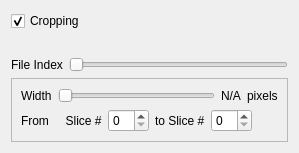
          <widget class="QWidget" name="page">
           <property name="geometry">
            <rect>
             <x>0</x>
             <y>0</y>
             <width>299</width>
             <height>153</height>
            </rect>
           </property>
           <attribute name="label">
            <string>Crop</string>
           </attribute>
           <layout class="QVBoxLayout" name="verticalLayout_4">
            <item>
             <widget class="QCheckBox" name="cropping_checkBox">
              <property name="text">
               <string>Cropping</string>
              </property>
              <property name="checked">
               <bool>true</bool>
              </property>
             </widget>
            </item>
            <item>
             <widget class="QWidget" name="crop_widget" native="true">
              <property name="sizePolicy">
               <sizepolicy hsizetype="Preferred" vsizetype="Expanding">
                <horstretch>0</horstretch>
                <verstretch>0</verstretch>
               </sizepolicy>
              </property>
             </widget>
            </item>
            <item>
             <layout class="QHBoxLayout" name="horizontalLayout_2">
              <item>
               <widget class="QLabel" name="label_5">
                <property name="text">
                 <string>File Index</string>
                </property>
               </widget>
              </item>
              <item>
               <widget class="QSlider" name="crop_file_index_horizontalSlider">
                <property name="orientation">
                 <enum>Qt::Horizontal</enum>
                </property>
               </widget>
              </item>
             </layout>
            </item>
            <item>
             <widget class="QFrame" name="crop_frame">
              <property name="enabled">
               <bool>true</bool>
              </property>
              <property name="frameShape">
               <enum>QFrame::StyledPanel</enum>
              </property>
              <property name="frameShadow">
               <enum>QFrame::Raised</enum>
              </property>
              <layout class="QVBoxLayout" name="verticalLayout_5">
               <item>
                <layout class="QHBoxLayout" name="horizontalLayout_3">
                 <item>
                  <widget class="QLabel" name="label_6">
                   <property name="text">
                    <string>Width</string>
                   </property>
                  </widget>
                 </item>
                 <item>
                  <widget class="QSlider" name="crop_width_horizontalSlider">
                   <property name="singleStep">
                    <number>2</number>
                   </property>
                   <property name="orientation">
                    <enum>Qt::Horizontal</enum>
                   </property>
                  </widget>
                 </item>
                 <item>
                  <widget class="QLabel" name="crop_width_label">
                   <property name="text">
                    <string>N/A</string>
                   </property>
                  </widget>
                 </item>
                 <item>
                  <widget class="QLabel" name="label_8">
                   <property name="text">
                    <string>pixels</string>
                   </property>
                  </widget>
                 </item>
                </layout>
               </item>
               <item>
                <layout class="QHBoxLayout" name="horizontalLayout_4">
                 <item>
                  <widget class="QLabel" name="label_7">
                   <property name="maximumSize">
                    <size>
                     <width>100</width>
                     <height>16777215</height>
                    </size>
                   </property>
                   <property name="text">
                    <string>From     Slice #</string>
                   </property>
                  </widget>
                 </item>
                 <item>
                  <widget class="QSpinBox" name="crop_from_slice_spinBox"/>
                 </item>
                 <item>
                  <widget class="QLabel" name="label_9">
                   <property name="maximumSize">
                    <size>
                     <width>70</width>
                     <height>16777215</height>
                    </size>
                   </property>
                   <property name="text">
                    <string>to Slice #</string>
                   </property>
                  </widget>
                 </item>
                 <item>
                  <widget class="QSpinBox" name="crop_to_slice_spinBox"/>
                 </item>
                 <item>
                  <spacer name="horizontalSpacer">
                   <property name="orientation">
                    <enum>Qt::Horizontal</enum>
                   </property>
                   <property name="sizeHint" stdset="0">
                    <size>
                     <width>40</width>
                     <height>20</height>
                    </size>
                   </property>
                  </spacer>
                 </item>
                </layout>
               </item>
              </layout>
             </widget>
            </item>
           </layout>
          </widget>
